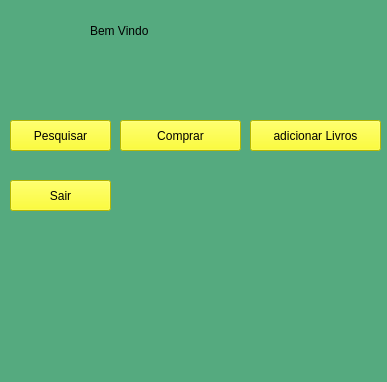
<?xml version="1.0" encoding="UTF-8"?>
<ui version="4.0">
 <class>TelaPrinciapal</class>
 <widget class="QMainWindow" name="TelaPrinciapal">
  <property name="geometry">
   <rect>
    <x>0</x>
    <y>0</y>
    <width>387</width>
    <height>382</height>
   </rect>
  </property>
  <property name="windowTitle">
   <string>Biblioteca - Pagina Principal</string>
  </property>
  <property name="styleSheet">
   <string notr="true">font: 75 8pt &quot;Arial Narrow&quot;;
background-color:rgb(85, 170, 127)</string>
  </property>
  <property name="iconSize">
   <size>
    <width>60</width>
    <height>60</height>
   </size>
  </property>
  <widget class="QWidget" name="centralwidget">
   <widget class="QLabel" name="lblTituloPaginaInicial">
    <property name="geometry">
     <rect>
      <x>90</x>
      <y>10</y>
      <width>241</width>
      <height>41</height>
     </rect>
    </property>
    <property name="styleSheet">
     <string notr="true">font: 75 36pt &quot;Rockwell&quot;;
</string>
    </property>
    <property name="frameShape">
     <enum>QFrame::NoFrame</enum>
    </property>
    <property name="text">
     <string>Bem Vindo</string>
    </property>
   </widget>
   <widget class="QPushButton" name="btnpesquisar">
    <property name="geometry">
     <rect>
      <x>10</x>
      <y>120</y>
      <width>101</width>
      <height>31</height>
     </rect>
    </property>
    <property name="styleSheet">
     <string notr="true">background-color: rgb(255, 255, 0);</string>
    </property>
    <property name="text">
     <string>Pesquisar</string>
    </property>
    <property name="icon">
     <iconset>
      <normaloff>../icons/arquivo-de-documento.png</normaloff>../icons/arquivo-de-documento.png</iconset>
    </property>
    <property name="iconSize">
     <size>
      <width>16</width>
      <height>16</height>
     </size>
    </property>
   </widget>
   <widget class="QPushButton" name="btncomprar">
    <property name="geometry">
     <rect>
      <x>120</x>
      <y>120</y>
      <width>121</width>
      <height>31</height>
     </rect>
    </property>
    <property name="styleSheet">
     <string notr="true">background-color: rgb(255, 255, 0);</string>
    </property>
    <property name="text">
     <string>Comprar</string>
    </property>
    <property name="icon">
     <iconset>
      <normaloff>../icons/carrinho-de-compras.png</normaloff>../icons/carrinho-de-compras.png</iconset>
    </property>
   </widget>
   <widget class="QPushButton" name="btnADDLivros">
    <property name="geometry">
     <rect>
      <x>250</x>
      <y>120</y>
      <width>131</width>
      <height>31</height>
     </rect>
    </property>
    <property name="styleSheet">
     <string notr="true">background-color: rgb(255, 255, 0);</string>
    </property>
    <property name="text">
     <string>adicionar Livros</string>
    </property>
    <property name="icon">
     <iconset>
      <normaloff>../icons/livro.png</normaloff>../icons/livro.png</iconset>
    </property>
    <property name="iconSize">
     <size>
      <width>16</width>
      <height>16</height>
     </size>
    </property>
   </widget>
   <widget class="QPushButton" name="SairDoSistema">
    <property name="geometry">
     <rect>
      <x>10</x>
      <y>180</y>
      <width>101</width>
      <height>31</height>
     </rect>
    </property>
    <property name="styleSheet">
     <string notr="true">background-color: rgb(255, 255, 0);</string>
    </property>
    <property name="text">
     <string>Sair</string>
    </property>
    <property name="icon">
     <iconset>
      <normaloff>../icons/saida.png</normaloff>../icons/saida.png</iconset>
    </property>
    <property name="iconSize">
     <size>
      <width>16</width>
      <height>16</height>
     </size>
    </property>
   </widget>
  </widget>
  <widget class="QStatusBar" name="statusBar"/>
 </widget>
 <resources/>
 <connections/>
</ui>
